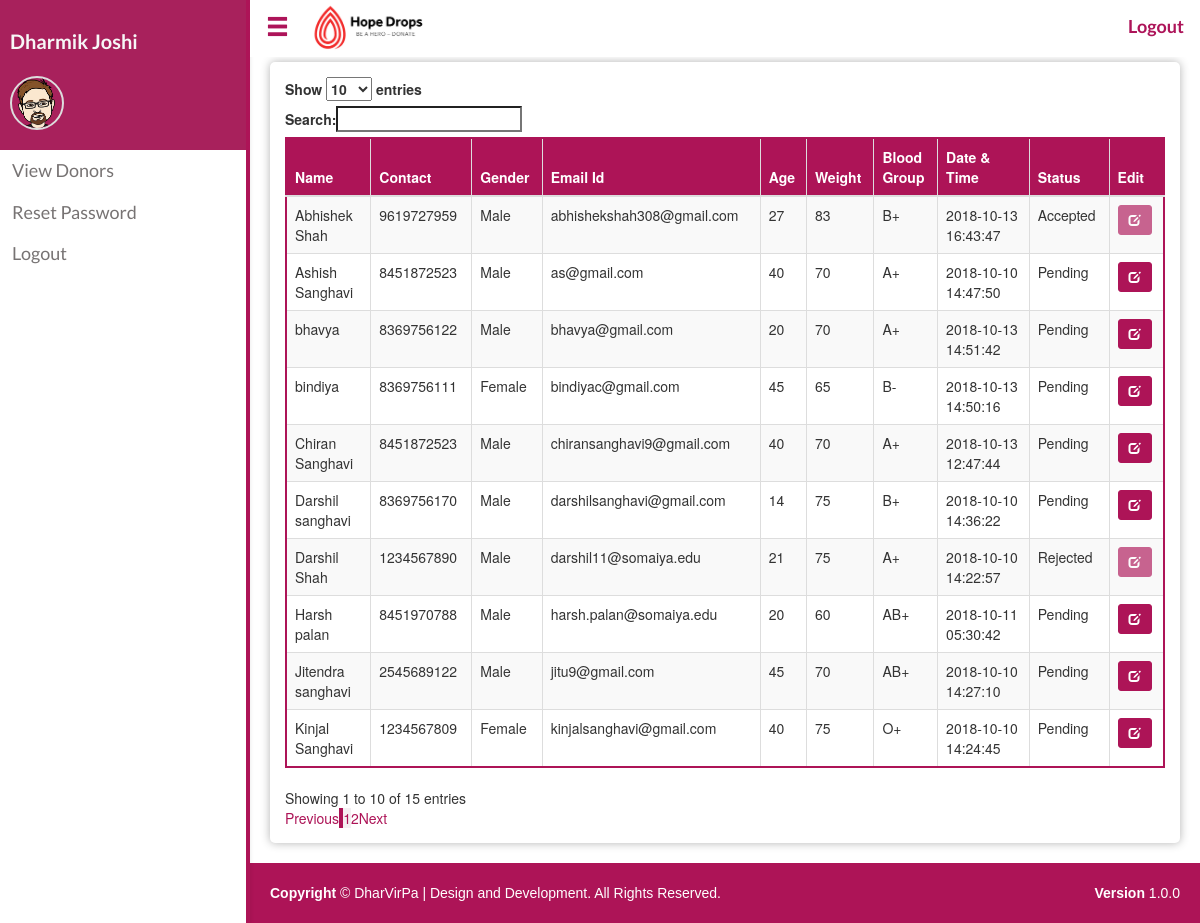
The app's page /lt.php (signed in), older data.
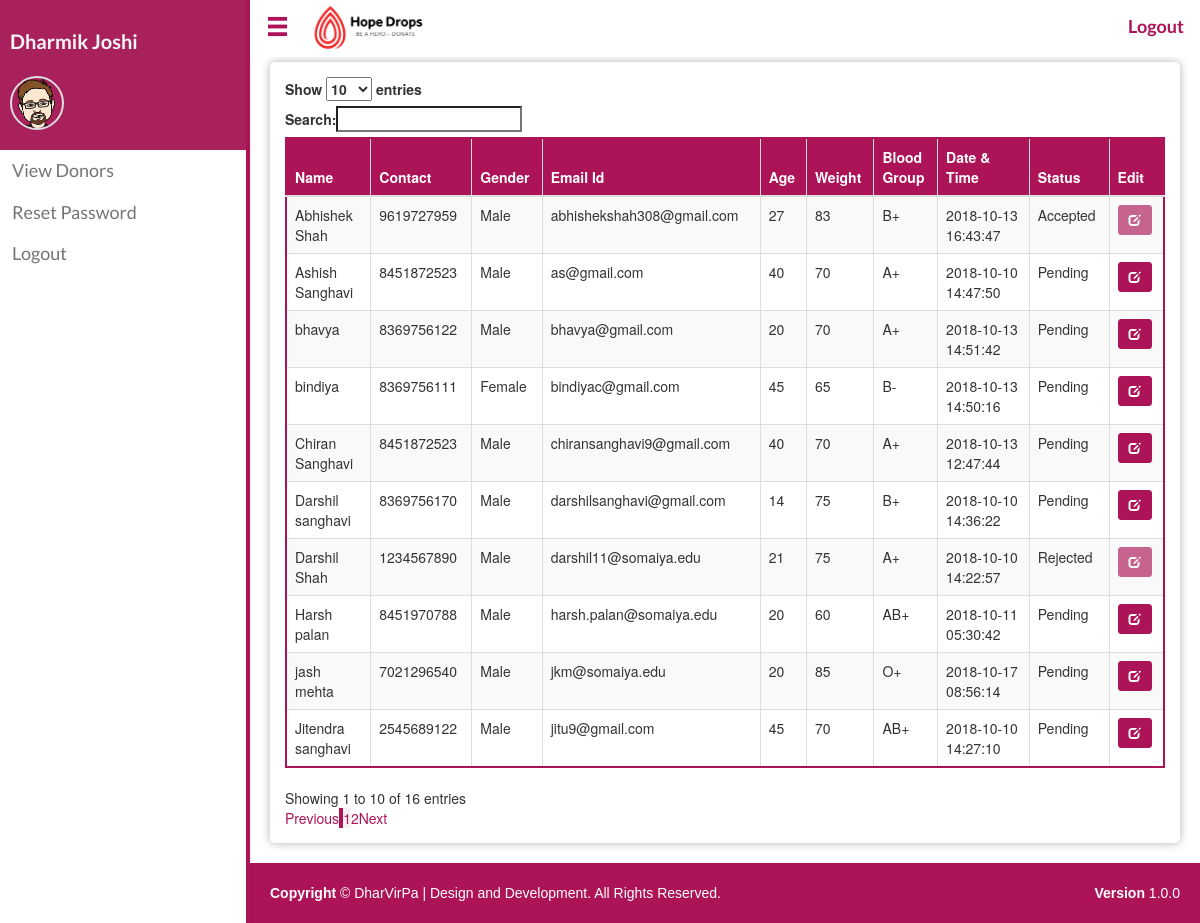
The same page, newer data.
### tables this page shows
CREATE TABLE `donor` (
  `D_id` int(15) NOT NULL,
  `P_id` int(15) NOT NULL,
  `Email` varchar(30) NOT NULL,
  `Weight` int(5) NOT NULL,
  `Blood_group` varchar(5) NOT NULL,
  `Status` varchar(20) NOT NULL DEFAULT 'Pending',
  `Age` int(5) NOT NULL,
  `Date` timestamp NULL DEFAULT CURRENT_TIMESTAMP
);

CREATE TABLE `person` (
  `P_id` int(15) NOT NULL,
  `Name` varchar(50) NOT NULL,
  `Contact` varchar(10) NOT NULL,
  `Address` varchar(200) NOT NULL,
  `Gender` varchar(10) NOT NULL
);

### lt.php (the view, shortened to what this page needs)
<?php
include_once("connection.php");
?>
<?php
$query = "SELECT * FROM donor inner join person where donor.P_id = person.P_id ";
$result = mysqli_query($conn,$query);
?>
<!DOCTYPE html>
<html>
<head>
    <link rel="stylesheet" href="https://maxcdn.bootstrapcdn.com/bootstrap/3.3.7/css/bootstrap.min.css">
    <link rel="stylesheet" type="text/css" href="https://cdn.datatables.net/1.10.19/css/dataTables.bootstrap.min.css">
    <link rel="stylesheet" type="text/css" href="./css/navbar_style.css">
    <link rel="stylesheet" type="text/css" href="./css/main.css">
</head>
<body>
<?php include('./sidenav.php');
?>
  <div id="main" class="shrink">
    <?php include('./horizontal-nav.php')?>
    <div class="box">
      <div class="table-responsive">
        <table id="example" class="table table-striped table-bordered table-hover" style="width:100%">
          <thead>
            <tr>
              <th>Name</th>
              <th>Contact</th>
              <th>Gender</th>
              <th>Email Id</th>
              <th>Age</th>
              <th>Weight</th>
              <th>Blood Group</th>
              <th>Date & Time</th>
              <th>Status</th>
              <th>Edit</th>
             </tr>
          </thead>
          <tbody>
          <?php
          if(mysqli_num_rows($result)>0)
          {
            while($row =mysqli_fetch_assoc($result))
            {
              echo "<tr>";
              echo "<td>".$row['Name']."</td>";
              echo "<td>".$row['Contact']."</td>";
              echo "<td>".$row['Gender']."</td>";
              echo "<td>".$row['Email']."</td>";
              echo "<td>".$row['Age']."</td>";
              echo "<td>".$row['Weight']."</td>";
              echo "<td>".$row['Blood_group']."</td>";
              echo "<td>".$row['Date']."</td>";
              echo "<td>".$row['Status']."</td>";
              if($row['Status'] == "Pending")
              {
                echo "<td>
                        <form action='labtechform.php' method='POST'>
                            <input type = 'hidden' name = 'id' value = '".$row['D_id']."'>
                            <button type = 'submit' class = 'btn btn-primary btn-sm'>
                                <span class='glyphicon glyphicon-edit'></span>
                            </button>
                        </form>
                      </td>";
                echo"</tr>";
              }
              else
              {
                echo "<td>
                        <form action='labtechform.php' method='POST'>
                            <input type = 'hidden' name = 'id' value = '".$row['D_id']."'>
                            <button type = 'submit' class = 'btn btn-primary btn-sm' disabled>
                                <span class='glyphicon glyphicon-edit'></span>
                            </button>
                        </form>
                      </td>";
                echo"</tr>";
              }
            }
          }
          else
          {
            echo "<div class='alert alert-warning'>No data to display for donors</div>";
          }
          ?>
          </tbody>
        </table>
      </div>
    </div>
   <?php include_once("footer.php") ?>
  </div>
</body>
</html>

### sidenav.php (shortened to what this page needs)
<div id="mySidenav" class="sidenav open-sidenav">
  <div class="borderl">
    <div class="avatar-wrapper">
        <h6><?php echo $_SESSION['Ename']; ?></h6>
        <div class="avatar">
          <img src="./images/male.png" height="50" alt="avatar">
        </div>
      </div>
      <div class="">
      <?php
        switch ($_SESSION['post'])
        {
      ?>
      <?php
        case 2:
      ?>
      <a href="lt.php" class="tab">View Donors</a>
      <a href="reset.php" class="tab">Reset Password</a>
      <a href="logout.php" class="tab">Logout</a>
      <?php
        break;
      ?>
      <?php
        }
      ?>
    </div>
  </div>
</div>

### horizontal-nav.php (shortened to what this page needs)
<div class="custom-nav">
  <ul id="navbar" class="reduce">
    <li style="float: left"><a onclick="toggleNav()"><span class="glyphicon glyphicon-menu-hamburger"></span></a></li>
    <li style="float: left"><img src="./images/logo.png" alt="Blood Bank" height="57"></li>
    <li><a href="logout.php" style="font-family: Lato; float: right;"><b>Logout</b></a></li>
  </ul>
</div>

### footer.php (shortened to what this page needs)
<!DOCTYPE html>
<html>
<head>
</head>
<body>
	<footer id="footer" style="margin-top: 5px;">
    <span class="pull-right"><strong>Version</strong> 1.0.0</span>
    <p><b>Copyright&nbsp;</b>&copy; DharVirPa | Design and Development. All Rights Reserved.</p>
  	</footer>
</body>
</html>

### css/main.css (style rules this page uses)
body { padding-bottom: 0px; }
a, a:hover { color: #ad1457; }

### lt.php (style rules this page uses)
.box { box-shadow: 0 0 10px 0 rgba(0,0,0,0.3); margin-top: 0px; padding: 15px; border-radius: 5px; margin: 20px; margin-top: 62px; }
table.dataTable { border-color: #ad1457 !important; }
.table-bordered { border: 2px solid #ad1457 !important; }
.table>caption+thead>tr:first-child>td, .table>caption+thead>tr:first-child>th, .table>colgroup+thead>tr:first-child>td, .table>colgroup+thead>tr:first-child>th, .table>thead:first-child>tr:first-child>td, .table>thead:first-child>tr:first-child>th { background-color: #ad1457; color: white; }
.btn-primary { color: #fff !important; background-color: #ad1457 !important; border-color: #ad1457 !important; }

### sidenav.php (style rules this page uses)
.sidenav { height: 100%; width: 0; position: fixed; z-index: 1; top: 0; left: 0; background-color: #fff; overflow-x: hidden; transition: 0.5s; box-shadow: 0 2px 4px 0 rgba(0,0,0,.1); white-space: nowrap ; font-family: Lato; }
.sidenav a { padding: 8px 8px 8px 12px; text-decoration: none; font-size: 18px; color: #777373; display: block; transition: 0.3s; }
.open-sidenav { width: 250px; }
#main { transition: margin-left .5s; }
#main.shrink { margin-left: 250px; }
#navbar { transition: width .5s; }
#navbar.reduce { width:calc(100% - 250px); }
.avatar-wrapper { height: 150px; background: #a8215c; position: relative; padding: 10px; }
.avatar-wrapper h6 { font-size: 20px; color: #f7f7f7; font-weight: bold; margin-top: 20px; }
.avatar { border: 2px solid #ddd; border-radius: 50%; display: inline-block; position: absolute; bottom: 20px; left: 10px; }
.avatar img { border-radius: 50%; }
.borderl { border-right: 4px solid #ad1457; height: 100%; }

### horizontal-nav.php (style rules this page uses)
ul#navbar { list-style-type: none; margin: 0; padding: 0; overflow: hidden; background-color: #fff; position: fixed; top:0; width: 100%; z-index: 1; }
.custom-nav { margin-bottom: 20px; }
#navbar li { float: right; cursor: pointer; }
#navbar li a { display: block; color: #ad1459; text-align: center; padding: 14px 16px; text-decoration: none; font-size: 18px; }
.glyphicon-menu-hamburger { font-size: 23px; cursor: pointer; }

### footer.php (style rules this page uses)
#footer { background: #ad1457; height: 60px; font-family: 'Verdana', sans-serif; color: #FFFFFF; padding: 20px; position:relative; bottom:0; left:0; right:0; z-index: 0; }

Row changes from the older to the newer data that the page shows:
no longer on this page (row unchanged): donor: P.Name "Kinjal Sanghavi", P.Contact "1234567809", P.Gender "Female", Email "kinjalsanghavi@gmail.com", Age "40", Weight "75", Blood_group "O+", Date "2018-10-10 14:24:45", Status "Pending"
added donor: P.Name "jash mehta", P.Contact "7021296540", P.Gender "Male", Email "jkm@somaiya.edu", Age "20", Weight "85", Blood_group "O+", Date "2018-10-17 08:56:14", Status "Pending"
Text that changed along with them:
text written by a page script: "Show entries Search: Showing 1 to 10 of 15 entries Previous 1 2 Next" → "Show entries Search: Showing 1 to 10 of 16 entries Previous 1 2 Next"
